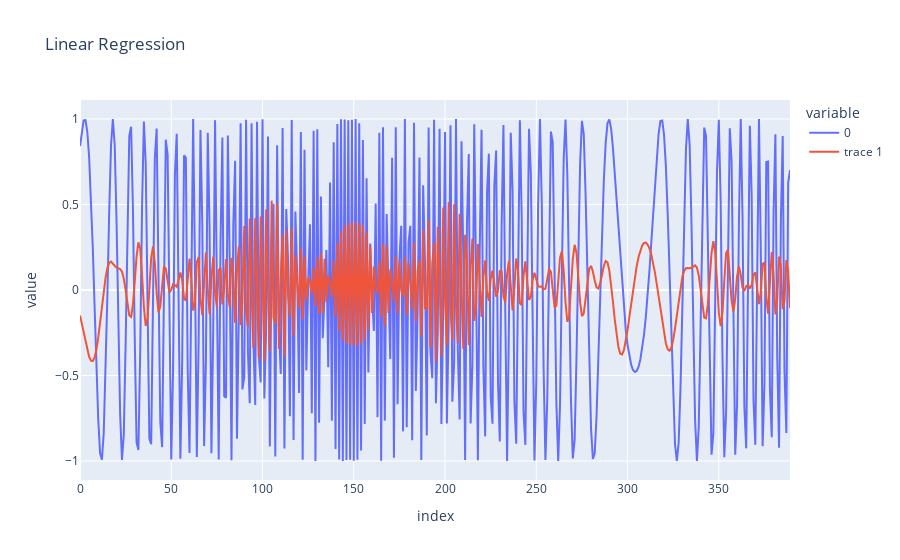

The notebook cell this image was saved under:
### Code cell
outputs = model.predict(X)

fig = px.line(Y, title="Linear Regression")
fig.add_scatter(y=outputs.ravel(), mode='lines')
fig.show()

### Figure 1 — Plotly figure (JSON) as saved in the notebook; plotly's stock layout.template omitted (floating-point values rounded to 4 significant figures; data arrays with more than 128 entries replaced by an {"elided": "..."} marker saying what was removed)
{"data": [{"hovertemplate": "variable=0<br>index=%{x}<br>value=%{y}<extra></extra>", "legendgroup": "0", "line": {"color": "#636efa", "dash": "solid"}, "marker": {"symbol": "circle"}, "mode": "lines", "name": "0", "orientation": "v", "showlegend": true, "x": {"elided": "390 int values"}, "xaxis": "x", "y": {"elided": "390 float values"}, "yaxis": "y", "type": "scatter"}, {"mode": "lines", "y": {"elided": "390 float values"}, "type": "scatter"}], "layout": {"xaxis": {"anchor": "y", "domain": [0.0, 1.0], "title": {"text": "index"}}, "yaxis": {"anchor": "x", "domain": [0.0, 1.0], "title": {"text": "value"}}, "legend": {"title": {"text": "variable"}, "tracegroupgap": 0}, "title": {"text": "Linear Regression"}}}
